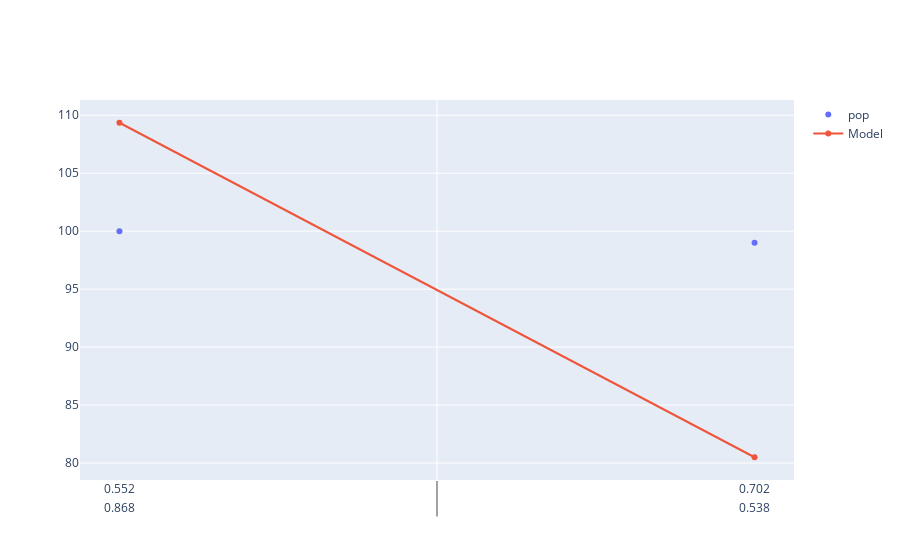

Notebook source saved alongside this figure:
### Code cell
fig.add_scatter(x=X,y=results.fittedvalues,name="Model")
